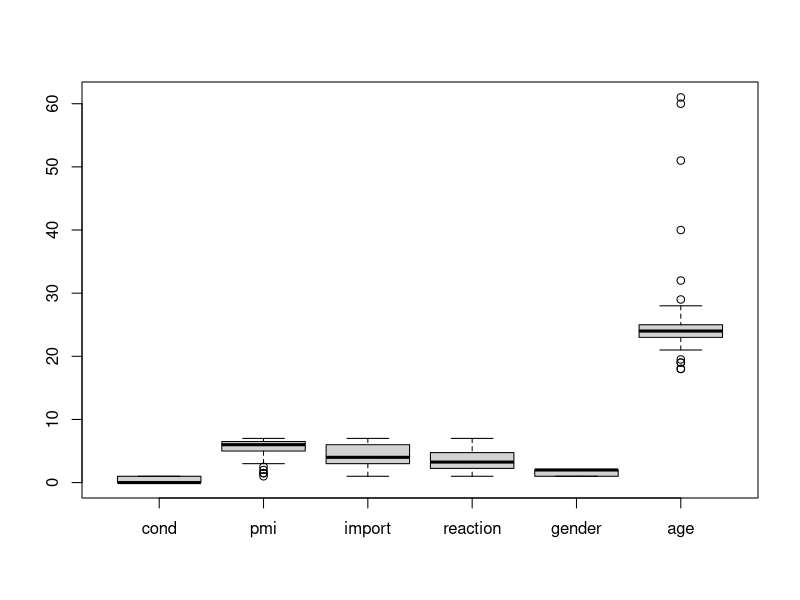

Write the R code that produced this figure. (Note: this script raises an error after producing the figure.)
## ---- chunk 1
library(psych)
library(car)
library(carData)
## ---- chunk 2
data(Tal.Or)
media <- Tal.Or
head(media)
boxplot(media)
hist(media)
## ---- chunk 3
wrong.lm <- lm(reaction ~ gender + age, media)
summary(wrong.lm)

media.lm1 <- lm(reaction ~ as.factor(gender) + age, media)
summary(media.lm1)
## ---- chunk 4
media.lm2 <- lm(reaction ~ as.factor(gender) + age + pmi, media)
plot(media.lm2) # scale-location plot suggest heteroscedasticity, perhaps because pmi is negatively skewed
# check influence
influenceIndexPlot(media.lm2) # only a few data point with high h values, one point with high cook's distance
media$cook <- cooks.distance(media.lm2)
subset(media, cook > .5) # no cook's distance > .5
# Keep all data
# Show regression output
summary(media.lm2) # notice pmi slope for now
## ---- chunk 5
media.lm3 <- lm(reaction ~ as.factor(gender) + age + pmi + import, media)
plot(media.lm3)
influenceIndexPlot(media.lm3) 
summary(media.lm3) # notice change in R-squared and pmi's slope
anova(media.lm1, media.lm2, media.lm3) 

